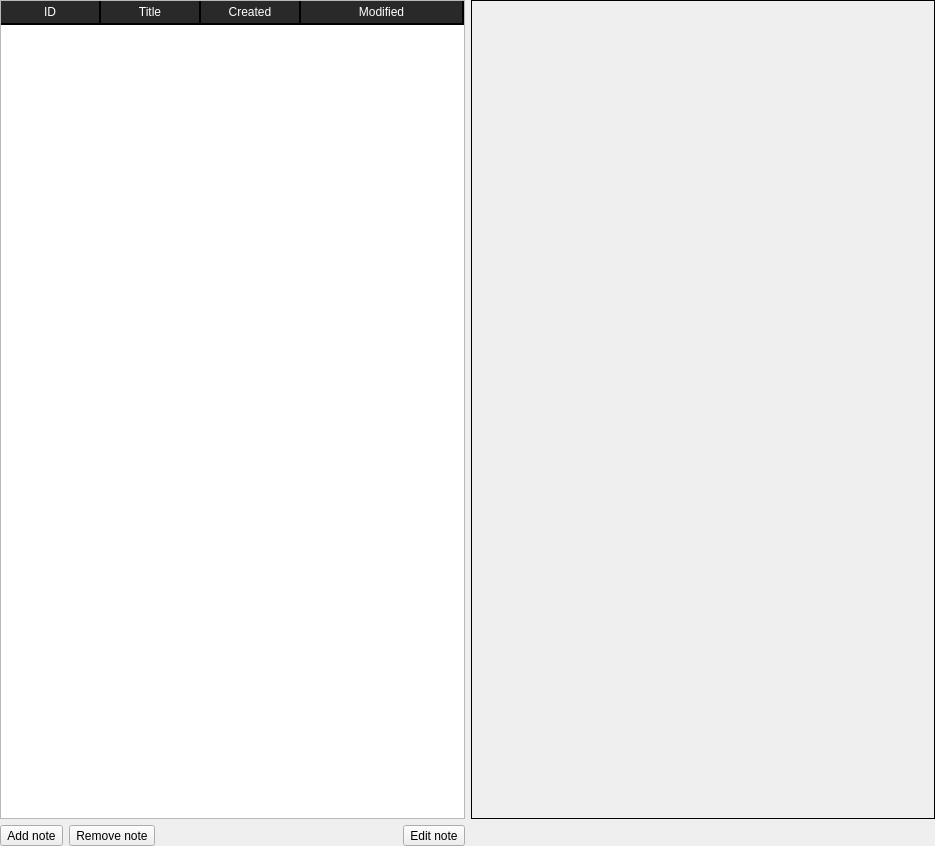
<?xml version="1.0" encoding="UTF-8"?>
<ui version="4.0">
 <class>NotesWidget</class>
 <widget class="QFrame" name="NotesWidget">
  <property name="geometry">
   <rect>
    <x>0</x>
    <y>0</y>
    <width>935</width>
    <height>846</height>
   </rect>
  </property>
  <property name="sizePolicy">
   <sizepolicy hsizetype="Fixed" vsizetype="Expanding">
    <horstretch>0</horstretch>
    <verstretch>0</verstretch>
   </sizepolicy>
  </property>
  <property name="windowTitle">
   <string>Frame</string>
  </property>
  <property name="frameShape">
   <enum>QFrame::NoFrame</enum>
  </property>
  <property name="frameShadow">
   <enum>QFrame::Plain</enum>
  </property>
  <layout class="QGridLayout" name="gridLayout">
   <property name="margin">
    <number>0</number>
   </property>
   <item row="0" column="0">
    <widget class="QTableWidget" name="notesTable">
     <property name="sizePolicy">
      <sizepolicy hsizetype="Preferred" vsizetype="Expanding">
       <horstretch>0</horstretch>
       <verstretch>0</verstretch>
      </sizepolicy>
     </property>
     <property name="styleSheet">
      <string notr="true">QHeaderView::section:horizontal {
	background: rgb(41,41,41);
	color: white;
	padding: 2px;
	border: 2px solid black;
	border-top: none;
	border-left: none;
}</string>
     </property>
     <property name="editTriggers">
      <set>QAbstractItemView::NoEditTriggers</set>
     </property>
     <property name="alternatingRowColors">
      <bool>true</bool>
     </property>
     <property name="selectionMode">
      <enum>QAbstractItemView::SingleSelection</enum>
     </property>
     <property name="selectionBehavior">
      <enum>QAbstractItemView::SelectRows</enum>
     </property>
     <property name="showGrid">
      <bool>false</bool>
     </property>
     <property name="gridStyle">
      <enum>Qt::SolidLine</enum>
     </property>
     <property name="sortingEnabled">
      <bool>true</bool>
     </property>
     <attribute name="horizontalHeaderShowSortIndicator" stdset="0">
      <bool>true</bool>
     </attribute>
     <attribute name="horizontalHeaderStretchLastSection">
      <bool>true</bool>
     </attribute>
     <column>
      <property name="text">
       <string>ID</string>
      </property>
     </column>
     <column>
      <property name="text">
       <string>Title</string>
      </property>
     </column>
     <column>
      <property name="text">
       <string>Created</string>
      </property>
     </column>
     <column>
      <property name="text">
       <string>Modified</string>
      </property>
     </column>
    </widget>
   </item>
   <item row="0" column="1">
    <widget class="QLabel" name="notePlaceholder">
     <property name="sizePolicy">
      <sizepolicy hsizetype="Expanding" vsizetype="Preferred">
       <horstretch>0</horstretch>
       <verstretch>0</verstretch>
      </sizepolicy>
     </property>
     <property name="minimumSize">
      <size>
       <width>0</width>
       <height>0</height>
      </size>
     </property>
     <property name="frameShape">
      <enum>QFrame::Box</enum>
     </property>
     <property name="text">
      <string/>
     </property>
     <property name="alignment">
      <set>Qt::AlignLeading|Qt::AlignLeft|Qt::AlignTop</set>
     </property>
    </widget>
   </item>
   <item row="1" column="0">
    <layout class="QHBoxLayout" name="horizontalLayout">
     <item>
      <widget class="QToolButton" name="addNoteButton">
       <property name="text">
        <string>Add note</string>
       </property>
      </widget>
     </item>
     <item>
      <widget class="QToolButton" name="removeNoteButton">
       <property name="text">
        <string>Remove note</string>
       </property>
      </widget>
     </item>
     <item>
      <spacer name="horizontalSpacer">
       <property name="orientation">
        <enum>Qt::Horizontal</enum>
       </property>
       <property name="sizeHint" stdset="0">
        <size>
         <width>40</width>
         <height>20</height>
        </size>
       </property>
      </spacer>
     </item>
     <item>
      <widget class="QToolButton" name="editNoteButton">
       <property name="text">
        <string>Edit note</string>
       </property>
      </widget>
     </item>
    </layout>
   </item>
  </layout>
 </widget>
 <resources>
  <include location="Icons.qrc"/>
 </resources>
 <connections>
  <connection>
   <sender>addNoteButton</sender>
   <signal>clicked()</signal>
   <receiver>NotesWidget</receiver>
   <slot>addNoteDialog()</slot>
   <hints>
    <hint type="sourcelabel">
     <x>39</x>
     <y>824</y>
    </hint>
    <hint type="destinationlabel">
     <x>467</x>
     <y>422</y>
    </hint>
   </hints>
  </connection>
  <connection>
   <sender>removeNoteButton</sender>
   <signal>clicked()</signal>
   <receiver>NotesWidget</receiver>
   <slot>removeNote()</slot>
   <hints>
    <hint type="sourcelabel">
     <x>112</x>
     <y>824</y>
    </hint>
    <hint type="destinationlabel">
     <x>467</x>
     <y>422</y>
    </hint>
   </hints>
  </connection>
  <connection>
   <sender>editNoteButton</sender>
   <signal>clicked()</signal>
   <receiver>NotesWidget</receiver>
   <slot>editNoteDialog()</slot>
   <hints>
    <hint type="sourcelabel">
     <x>435</x>
     <y>824</y>
    </hint>
    <hint type="destinationlabel">
     <x>467</x>
     <y>422</y>
    </hint>
   </hints>
  </connection>
  <connection>
   <sender>notesTable</sender>
   <signal>itemSelectionChanged()</signal>
   <receiver>NotesWidget</receiver>
   <slot>onCurrentNoteChange()</slot>
   <hints>
    <hint type="sourcelabel">
     <x>237</x>
     <y>408</y>
    </hint>
    <hint type="destinationlabel">
     <x>467</x>
     <y>422</y>
    </hint>
   </hints>
  </connection>
 </connections>
 <slots>
  <slot>addNote(int,QDateTime,QString,QString)</slot>
  <slot>addNoteDialog()</slot>
  <slot>removeNote(int)</slot>
  <slot>loadNote(int)</slot>
  <slot>clearNotes()</slot>
  <slot>clearNote()</slot>
  <slot>editNoteDialog()</slot>
  <slot>setCurrentPatient(int)</slot>
  <slot>updateNote(int,QDateTime,QString,QString)</slot>
  <slot>onCurrentNoteChange()</slot>
 </slots>
</ui>
